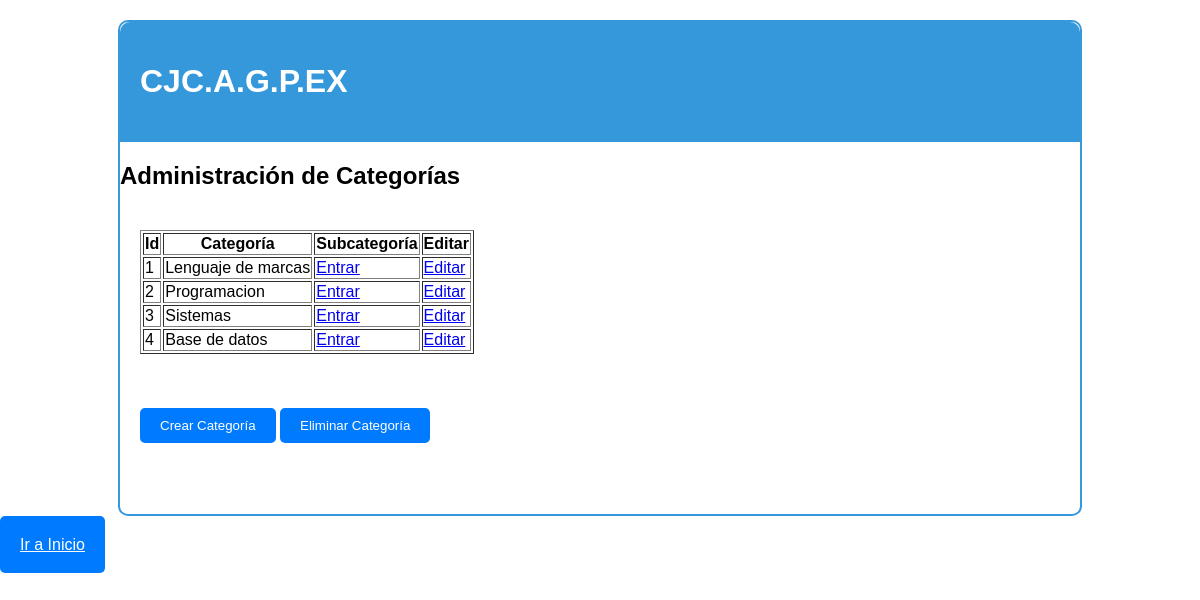
Page /categorias.php on the committed database.
### tables this page shows
CREATE TABLE Categorias (
    id INT AUTO_INCREMENT PRIMARY KEY,
    nombre VARCHAR(100) NOT NULL
);

### categorias.php (the view, shortened to what this page needs)
<?php
$servername = "localhost";
$username = "root";
$password = "zero_krawen83";
$database = "bd_plataforma_examenes";
$conn = new mysqli($servername, $username, $password, $database);
$sql = "SELECT categorias.id AS ID, categorias.nombre AS categoria
        FROM categorias
        ORDER BY categorias.id";
$result = $conn->query($sql);
?>
<!DOCTYPE html>
<html lang="es">
<head>
    <link rel="stylesheet" href="css\estilogeneral.css">
</head>
<body>
<div class="contenedor">
    <header class="cabecera">
        <h1>CJC.A.G.P.EX</h1>
    </header>
    <h2>Administración de Categorías</h2>
    <main class="area-trabajo">
    <div class="form-group">
        <table border="1">
        <tr>
            <th>Id</th>
            <th>Categoría</th>
            <th>Subcategoría</th>
            <th>Editar</th>
        </tr>
        <?php
            $previous_id = null;
            if ($result->num_rows > 0) {
            while($row = $result->fetch_assoc()) {
            if ($row["ID"] != $previous_id) {
            echo "<tr>";
            echo "<td>" . $row["ID"] . "</td>";
            echo "<td>" . $row["categoria"] . "</td>";
            echo "<td><a href='subcategorias.php?id=" . $row["ID"] . "'>Entrar</a></td>";
            echo "<td><a href='editar_categoria.php?id=" . $row["ID"] . "'>Editar</a></td>";
            echo "</tr>";
            } else {
            echo "<td></td><td></td>";
        }
        $previous_id = $row["ID"];
    }
} else {
    echo "<tr><td colspan='4'>No se encontraron resultados</td></tr>";
}
?>
</table>
<br><br><br>
    <button onclick="crearCategoria()" class="boton">Crear Categoría</button>
    <button onclick="eliminarCategoria()" class="boton">Eliminar Categoría</button>
    <br><br><br>
</div>
</main>
</div>
</body>
<footer>
<a href="inicio.php" class="pie">Ir a Inicio</a>
</footer>
</html>

### css/estilogeneral.css (style rules this page uses)
body { margin: 0; padding: 0; font-family: Arial, sans-serif; }
.contenedor { width: 80%; margin: 20px auto; border: 2px solid #3498db; border-radius: 10px; }
.cabecera { background-color: #3498db; color: white; padding: 20px; border-top-left-radius: 10px; border-top-right-radius: 10px; }
.area-trabajo { padding: 20px; overflow-x: auto; }
.form-group { margin-bottom: 15px; }
.boton { background-color: #007bff; color: #fff; border: none; padding: 10px 20px; border-radius: 5px; cursor: pointer; }
.pie { background-color: #007bff; color: #fff; border: none; padding:20px; border-radius: 5px; cursor: pointer; }

### rows in the picture
categorias: id "1", nombre "Lenguaje de marcas"
categorias: id "2", nombre "Programacion"
categorias: id "3", nombre "Sistemas"
categorias: id "4", nombre "Base de datos"
